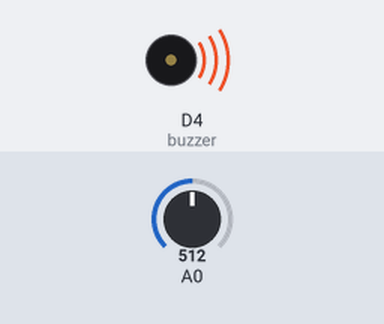
This sketch was run on a simulated ESP8266 (NodeMCU). Shown: buzzer (waves = sounding, pin HIGH). Inputs (shaded band) come from the test bench; at power-on: A0 = 512. WiFi joins after 1.5 s; servers stay silent unless stated; web services answer with replies made up by the test bench; what the sketch prints to the serial monitor is not drawn.

Above: at 2.4 s.
2.8 s: A0 set to 501
At 3.4 s:
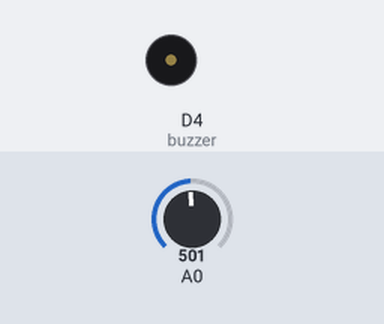
4.4 s: A0 set to 716
At 4.5 s:
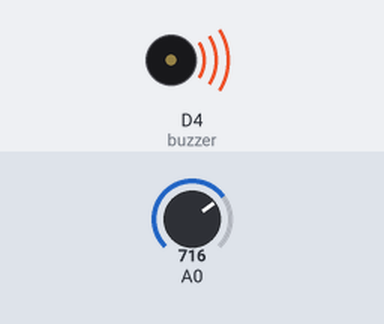
7.4 s: A0 set to 511
At 8.0 s:
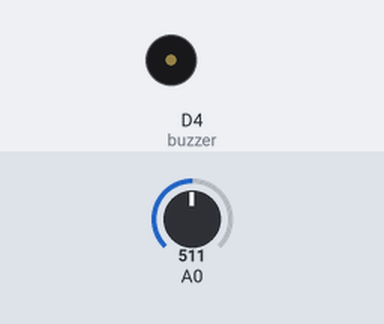
10.4 s: A0 set to 900
At 10.5 s:
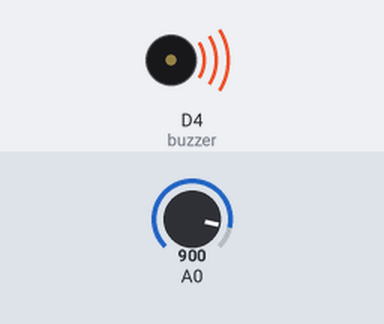
Timing chart, 0 to 14.4 s (numbered marks = the images above; inputs shaded):
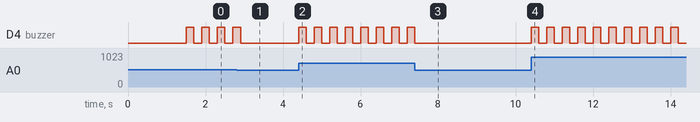

Measured:
- the behaviour switches between 512 and 511 on A0 (found by bisection; images 0 and 1)
- after the input at 2.8 s, D4 (buzzer): goes on until 2.9 s, then stays LOW
- after the input at 4.4 s, D4 (buzzer): alternates HIGH for 0.20 s and LOW for 0.20 s, starting at once
- after the input at 7.4 s, D4 (buzzer): goes on until 7.4 s, then stays LOW
- after the input at 10.4 s, D4 (buzzer): alternates HIGH for 0.20 s and LOW for 0.20 s, starting at once
- by itself, D4 (buzzer): alternates HIGH for 0.20 s and LOW for 0.20 s

The sketch:

aqi.ino
```cpp
#include <ESP8266WiFi.h>
#include <ESP8266HTTPClient.h>
#include <WiFiClient.h>
#define buzzer D4


//Wifi Cedentials
const char* ssid = "Tiwary";
const char* password = "12345678";
//Thingspeak


String apiKey = "9QIOPGH1A8WZZJ6Y"; // API key

const char* server = "http://api.thingspeak.com/update";

unsigned long lastTime = 0;

unsigned long timerDelay = 10000;

/////////// ---------thingspeak-------//////////////////////


 void setup()
 {  pinMode(buzzer, OUTPUT);
  Serial.begin(9600);
  WiFi.begin(ssid, password);
  Serial.println("Connecting");
  while(WiFi.status() != WL_CONNECTED) {
    delay(500);
    Serial.print(".");
 }

 }


WiFiClient client;


float Level;

void loop()

{

float reading = analogRead(A0);

Level = ((reading/1023)*100);

if (isnan(Level))

{

Serial.println("Failed to read from MQ-2 sensor!");

}

 /////////// ---------thingspeak-------//////////////////////
 if(Level>50)
 {
   digitalWrite(buzzer, HIGH);
  delay(200);
   digitalWrite(buzzer, LOW);
  delay(200);
 }
   if ((millis() - lastTime) > timerDelay) {
    //Check WiFi connection status
    if(WiFi.status()== WL_CONNECTED){
      WiFiClient client;
      HTTPClient http;

      // Your Domain name with URL path or IP address with path
      http.begin(client, server);

      // Specify content-type header
      http.addHeader("Content-Type", "application/x-www-form-urlencoded");
      // Data to send with HTTP POST
      String httpRequestData = "api_key=" + apiKey + "&field1=" + String(Level);
      // Send HTTP POST request
      int httpResponseCode = http.POST(httpRequestData);

Serial.print("HTTP Response code: ");
      Serial.println(httpResponseCode);

      // Free resources
      http.end();
    }
    else {
      Serial.println("WiFi Disconnected");
    }
    lastTime = millis();
  }
}

//////////// ----- thingsspeak -----/////////
```
